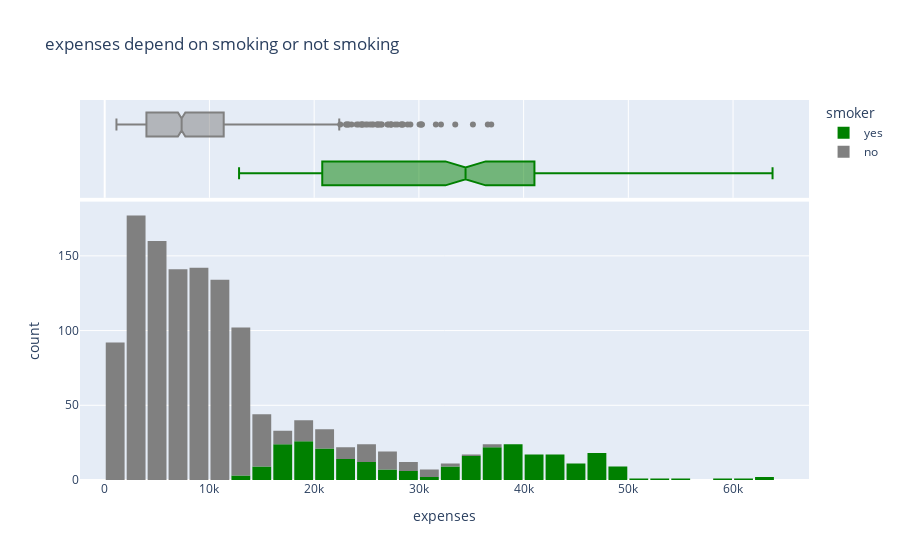

Notebook cell for this chart:
### Code cell
fig_expenses_smok = px.histogram(data,
                                      x="expenses", 
                                      marginal='box',
                                      color="smoker",
                                      color_discrete_sequence=['green', 'grey'],
                                      title="expenses depend on smoking or not smoking ")
fig_expenses_smok.update_layout(bargap=0.1)
fig_expenses_smok.show()

### Figure 1 — Plotly figure (JSON) as saved in the notebook; plotly's stock layout.template omitted (floating-point values rounded to 4 significant figures; data arrays with more than 128 entries replaced by an {"elided": "..."} marker saying what was removed)
{"data": [{"alignmentgroup": "True", "bingroup": "x", "hovertemplate": "smoker=yes<br>expenses=%{x}<br>count=%{y}<extra></extra>", "legendgroup": "yes", "marker": {"color": "green", "pattern": {"shape": ""}}, "name": "yes", "offsetgroup": "yes", "orientation": "v", "showlegend": true, "type": "histogram", "x": {"elided": "274 float values"}, "xaxis": "x", "yaxis": "y"}, {"alignmentgroup": "True", "hovertemplate": "smoker=yes<br>expenses=%{x}<extra></extra>", "legendgroup": "yes", "marker": {"color": "green"}, "name": "yes", "notched": true, "offsetgroup": "yes", "showlegend": false, "type": "box", "x": {"elided": "274 float values"}, "xaxis": "x2", "yaxis": "y2"}, {"alignmentgroup": "True", "bingroup": "x", "hovertemplate": "smoker=no<br>expenses=%{x}<br>count=%{y}<extra></extra>", "legendgroup": "no", "marker": {"color": "grey", "pattern": {"shape": ""}}, "name": "no", "offsetgroup": "no", "orientation": "v", "showlegend": true, "type": "histogram", "x": {"elided": "1064 float values"}, "xaxis": "x", "yaxis": "y"}, {"alignmentgroup": "True", "hovertemplate": "smoker=no<br>expenses=%{x}<extra></extra>", "legendgroup": "no", "marker": {"color": "grey"}, "name": "no", "notched": true, "offsetgroup": "no", "showlegend": false, "type": "box", "x": {"elided": "1064 float values"}, "xaxis": "x2", "yaxis": "y2"}], "layout": {"bargap": 0.1, "barmode": "relative", "legend": {"title": {"text": "smoker"}, "tracegroupgap": 0}, "title": {"text": "expenses depend on smoking or not smoking "}, "xaxis": {"anchor": "y", "domain": [0, 1], "title": {"text": "expenses"}}, "xaxis2": {"anchor": "y2", "domain": [0, 1], "matches": "x", "showgrid": true, "showticklabels": false}, "yaxis": {"anchor": "x", "domain": [0, 0.7326], "title": {"text": "count"}}, "yaxis2": {"anchor": "x2", "domain": [0.7426, 1], "matches": "y2", "showgrid": false, "showline": false, "showticklabels": false, "ticks": ""}}}
